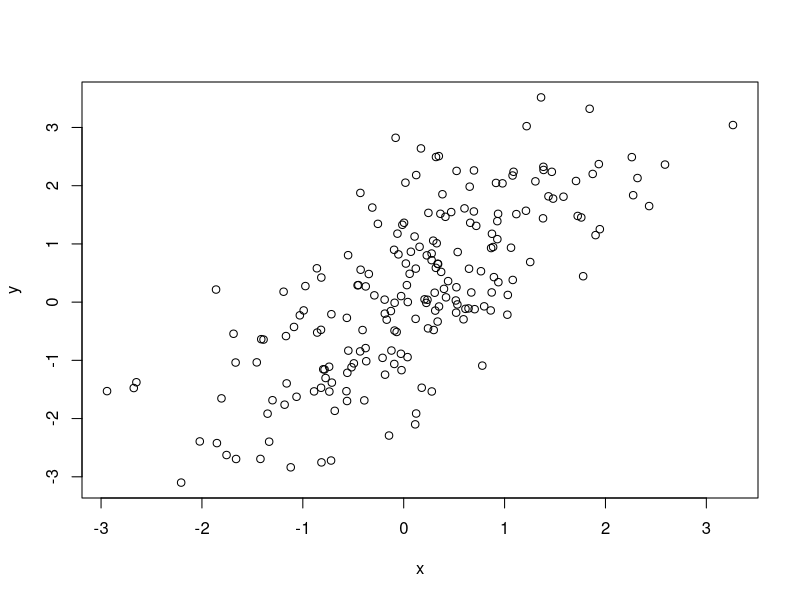
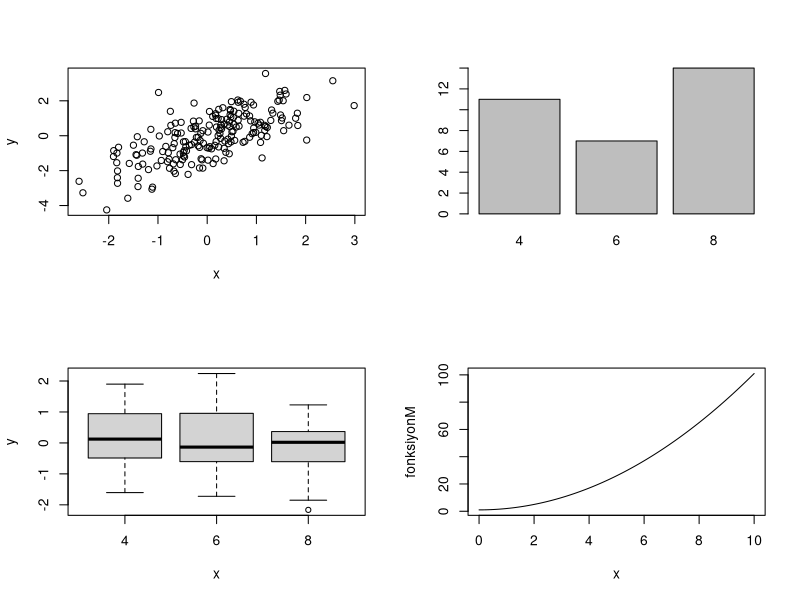
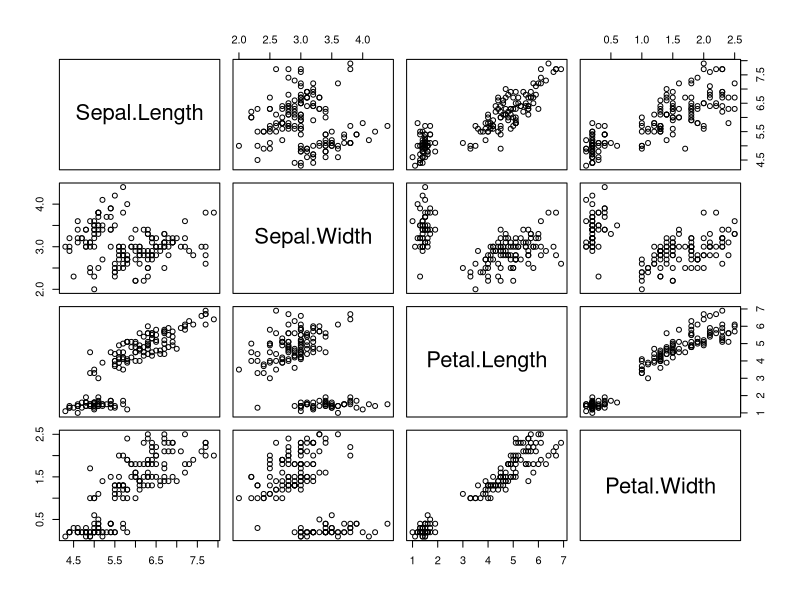
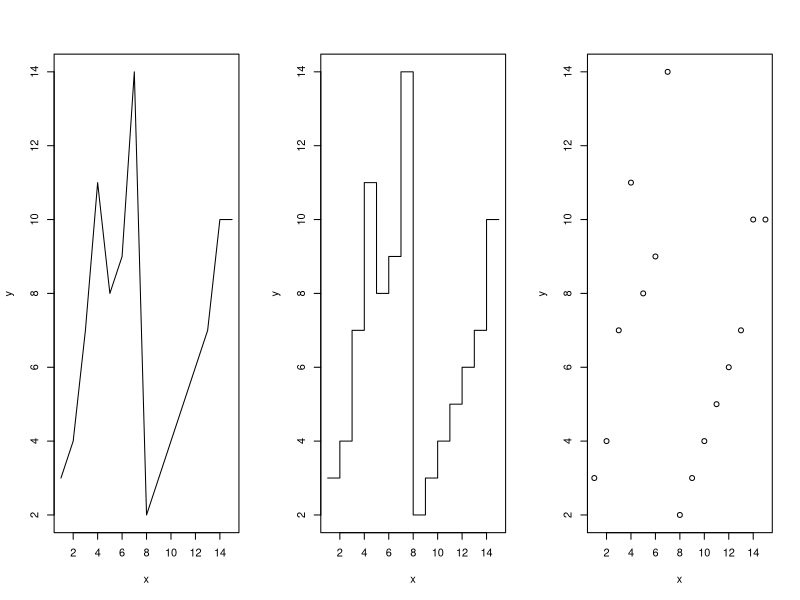
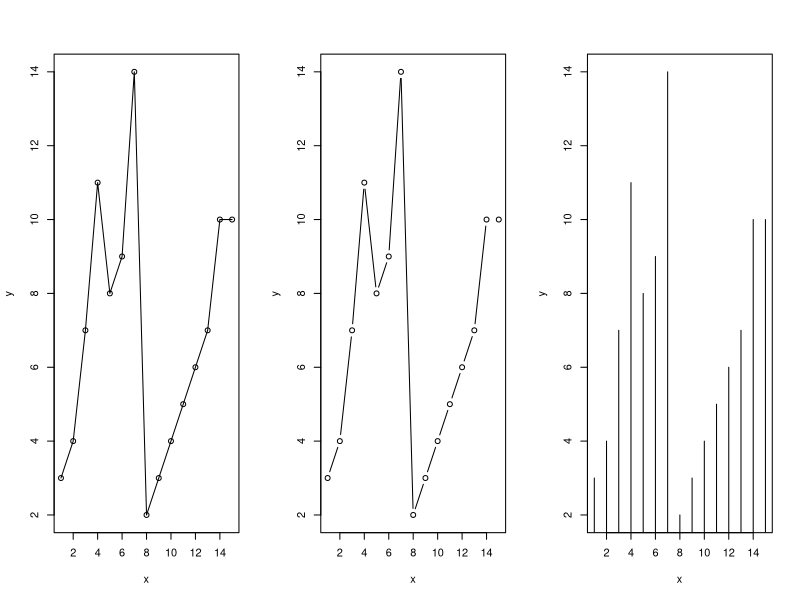
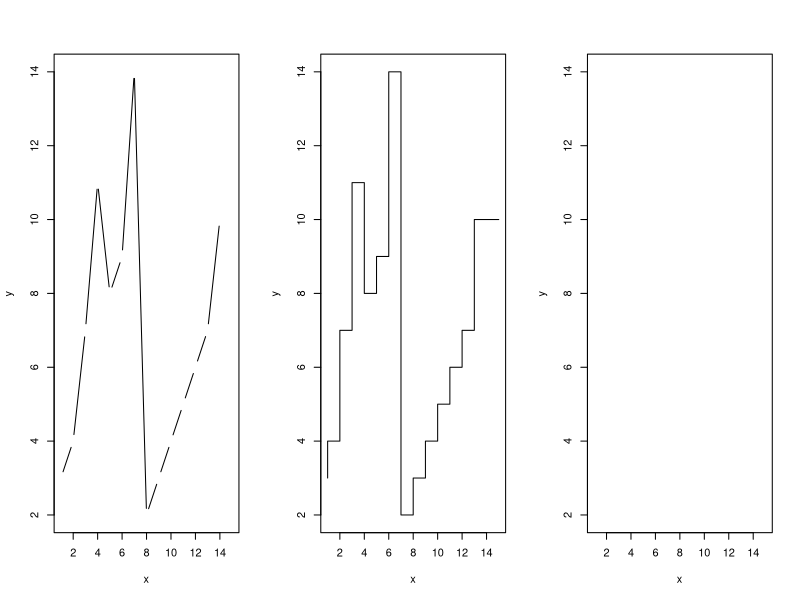
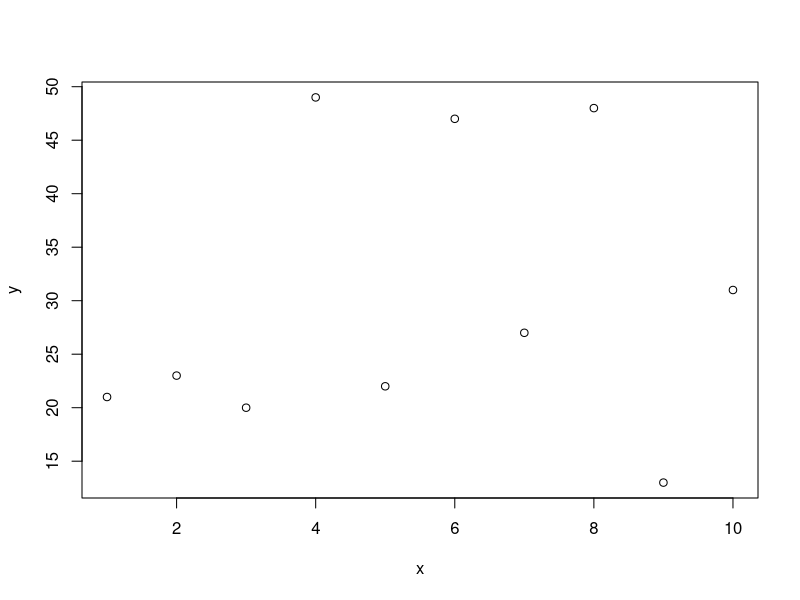
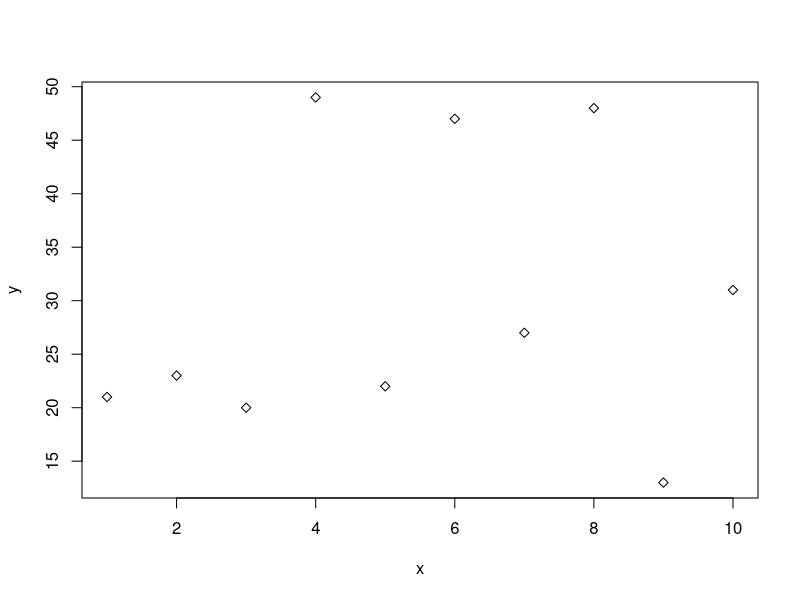

The R script that drew these images, in order:
# 8 - BASIT VERI GORSELLESTIRME

# x ve y vektorlerini olusturma (200 gozlem)
x <- rnorm(200) # rnorm() da ilk defa gordugumuz bir fonksiyon. Bu fonksiyon normal dagilimdan rastgele 200 deger cekiyor.
y <- x + rnorm(200)

# basit bir gorsellestirme
plot(x, y)

# ornek uygulama yapabilmek adina veri setlerinin ve bir fonksiyonun uretilmesi
x <- rnorm(200)
y <- x + rnorm(200)
faktor <- factor(mtcars$cyl)
fonksiyonM <- function(x) x^2 + 1

# grafiklerin birlikte gosterilmesi icin (2 satir, 2 sutun olacak sekilde)
par(mfrow = c(2, 2))

# sacilim grafigi
plot(x, y)

# sutun grafigi
plot(faktor)

# kutu grafigi
plot(faktor, rnorm(32))

# verilen bir fonksiyonun grafigi
plot(fonksiyonM, 0, 10)

# korelasyon tablosunun gorsellestirilmesi
plot(iris[, 1:4])

# grafiklerin yine eskisi gibi tek basina gosterilmesi icin ayarin duzeltilmesi
par(mfrow = c(1, 1))

# plot() fonksiyonu ile olusturulacak grafigin turu type argumani ile belirlenebilir.

# ornek uygulama icin veri setlerinin uretilmesi
x <- 1:15
y <- c(3, 4, 7, 11, 8, 9, 14, 2, 3, 4, 5, 6, 7, 10, 10)

# grafiklerin birlikte gosterilmesi icin (1 satir, 3 sutun)
par(mfrow = c(1, 3)) # bu kod calistirilmak zorunda degil. Sadece farkli turdeki grafiklerin type argumani ile nasil olusturuldugunu es zamanli ekranda gormek icin kullaniyoruz.

plot(x, y, type = "l")
plot(x, y, type = "s")
plot(x, y, type = "p")

par(mfrow = c(1, 1)) # ekranda surekli 3 grafik olusturulmamasi icin eski haline bu kod yardimi ile donuyoruz.

par(mfrow = c(1, 3))

plot(x, y, type = "o")
plot(x, y, type = "b")
plot(x, y, type = "h")

par(mfrow = c(1, 1)) # ekranda surekli 3 grafik olusturulmamasi icin eski haline bu kod yardimi ile donuyoruz.

par(mfrow = c(1, 3))

plot(x, y, type = "c")
plot(x, y, type = "S")
plot(x, y, type = "n")

par(mfrow = c(1, 1)) # ekranda surekli 3 grafik olusturulmamasi icin eski haline bu kod yardimi ile donuyoruz.

# Noktalarin Sekli: pch Argumani
# plot() fonksiyonunun icin pch argumani girilerek noktalarin sekli degistirilebilir.

x <- 1:10
y <- sample(x = 10:50, size = 10)

plot(x, y)
plot(x, y, pch = 23)
plot(x, y, pch = 24)

# col: renk, cex: buyukluk, bg: dis renk, lwd: kalinlik

x <- 1:10
y <- sample(x = 10:50, size = 10)

# Grafigin Basligi ve Alt Basligi

plot(x, y, pch = 24, col = "red", cex = 2.5, bg = "blue", lwd = 3)

plot(x, y, pch = 24, main = "Ana Baslik", adj = 0.75)
plot(x, y, pch = 24, main = "Ana Baslik", sub = "Alt Baslik ya da Aciklama")

plot(
  x, y, pch = 24,
  main = expression(alpha[1]^2 + frac(beta, 2) - pi * delta - epsilon + gamma^zeta - frac(eta, mu))
)

# Eksenler
x <- 1:10
y <- sample(x = 10:50, size = 10)

plot(x, y, xlab = "Yatay", ylab = "Dikey")
plot(x, y, xlab = "", ylab = "")
plot(x, y, xlab = "Yatay", ylab = "Dikey", ann = FALSE)

x <- 1:10
y <- sample(x = 10:50, size = 10)

par(mfrow = c(1, 3))
plot(x, y, xaxt = "n")
plot(x, y, yaxt = "n")
plot(x, y, xaxt = "n", yaxt = "n")
par(mfrow = c(1, 1)) # ekranda surekli 3 grafik olusturulmamasi icin eski haline bu kod yardimi ile donuyoruz.

x <- 1:10
y <- sample(x = 10:50, size = 10)

par(mfrow = c(2, 2))
plot(x, y, las = 0)
plot(x, y, las = 1)
plot(x, y, las = 2)
plot(x, y, las = 3)
par(mfrow = c(1, 1)) # ekranda surekli 3 grafik olusturulmamasi icin eski haline bu kod yardimi ile donuyoruz.

x <- 1:10
y <- sample(x = 10:50, size = 10)

plot(x, y, xlim = c(10, 60), ylim = c(0, 10))

# Yazi Tipi Ayarlari
x <- 1:10
y <- sample(x = 10:50, size = 10)

plot(
  x, y,
  main = "Ana Baslik",
  sub = "Alt Baslik ya da Aciklama",
  cex.main = 3,
  cex.sub = 1.2,
  cex.lab = 2,
  cex.axis = .75
)

x <- 1:10
y <- sample(x = 10:50, size = 10)

par(mfrow = c(1, 3))
plot(x, y, font = 2, main = "Kalin")
plot(x, y, font = 3, main = "Egik")
plot(x, y, font = 4, main = "Hem Kalin Hem Egik")
par(mfrow = c(1, 1)) # ekranda surekli 3 grafik olusturulmamasi icin eski haline bu kod yardimi ile donuyoruz.

x <- 1:10
y <- sample(x = 10:50, size = 10)

plot(
  x, y,
  main = "Baslik",
  sub = "Alt Baslik",
  font.main = 1,
  font.sub = 2,
  font.axis = 3,
  font.lab = 4
)

x <- 1:10
y <- sample(x = 10:50, size = 10)

plot(x, y)
text(2, 15, "Metin")
text(5, 35, "Diger Metin")

x <- 1:10
y <- sample(x = 10:50, size = 10)

plot(x, y)
text(2, 15, "Metin", family = "serif")
text(5, 40, "Diger Metin", family = "mono")

# Renklendirme
# Grafik uzerindeki noktalarin/cizgilerin renkleri plot() fonksiyonunun icine girilecek col argumani ile duzenlenebilir.

id <- 1:24
cinsiyet <- rep(c("Kiz", "Erkek"), 12)
puan <- sample(x = 50:100, size = 24)

data_sinif <- data.frame(id, cinsiyet, puan)

plot(id, data_sinif$puan, col = "orange")

# Farkli gruplara gore grafik uzerindeki renkler gruplandirilabilir.

plot(id, data_sinif$puan, col = factor(cinsiyet, levels = c("Kiz", "Erkek")))

# Ozel bir ayarlama yapilmadigi surece R, gruplara gore renklendirmeyi kendi ayarlarina gore yapar.
# Kullanici isterse sectigi renklerle grafigi cizdirebilir.

renkler1 <- c("red", "blue")
plot(
  id,
  data_sinif$puan,
  col = renkler1[factor(cinsiyet, levels = c("Kiz", "Erkek"))]
)

# R'da renkler icin HEX kodlari da kullanilabilir.

renkler2 <- c("#00B5A7", "#FF80FB")
plot(
  id,
  data_sinif$puan,
  col = renkler2[factor(cinsiyet, levels = c("Kiz", "Erkek"))]
)

# Cizgi Ekleme
# plot() ile cizdirilen bir grafigin uzerine lines() fonksiyonu ile cizgi eklenebilir.

x <- 1:10
y <- sample(x = 10:50, size = 10)

plot(x, y)
lines(1:10, 30:39)

# lwd: cizgi kalinligi, col: cizgi rengi

x <- 1:10
y <- sample(x = 10:50, size = 10)

plot(x, y)
lines(1:10, 30:39, lwd = 4, col = "red")

# lty argumani ile cizginin sekli degistirilebilir (0–6).

x <- 1:10
y <- sample(x = 10:50, size = 10)

plot(x, y)
lines(1:10, 30:39, lwd = 4, col = "red", lty = 3)

# Metin Ekleme
# text() fonksiyonu ile grafige metin eklenebilir.

x <- 1:10
y <- sample(x = 10:50, size = 10)

plot(x, y)
text(1, 20, "Metin")

# text() icindeki iki sayi koordinatlari ifade eder.
# Veri noktalarina etiket eklemek de mumkundur.

x <- 1:10
y <- sample(x = 10:50, size = 10)

plot(x, y)
text(x, y, pos = 4) # pos argumani burada metnin pozisyonunu belirliyor. Diger sayilari girmeyi deneyebilirsiniz. Ornegin pos = 3.

# Lejant
# legend() fonksiyonu ile grafik alanina lejant eklenebilir.

x <- 1:10
y <- sample(x = 10:50, size = 10)

plot(x, y)
lines(1:10, 30:39, lwd = 4, col = "red")
lines(1:10, 40:49, lwd = 4, col = "green")
legend(
  "bottomright",
  legend = c("aciklama 1", "aciklama 2"),
  lwd = 3,
  col = c("red", "green")
)

# Grafik Alaninin Cevresi
# bty argumani ile grafik alaninin cevresi duzenlenebilir.

x <- 1:10
y <- sample(x = 10:50, size = 10)

par(mfrow = c(2, 3))

plot(x, y, bty = "o", main = "bty = 'o'")
plot(x, y, bty = "l", main = "bty = 'l'")
plot(x, y, bty = "7", main = "bty = '7'")
plot(x, y, bty = "c", main = "bty = 'c'")
plot(x, y, bty = "u", main = "bty = 'u'")
plot(x, y, bty = "]", main = "bty = ']'")

par(mfrow = c(1, 1)) # ekranda surekli 6 grafik olusturulmamasi icin eski haline bu kod yardimi ile donuyoruz.

# bty = "n" kullanildiginda grafik alanini cevreleyen kutu gosterilmez, sadece x ve y eksenleri kalir.
